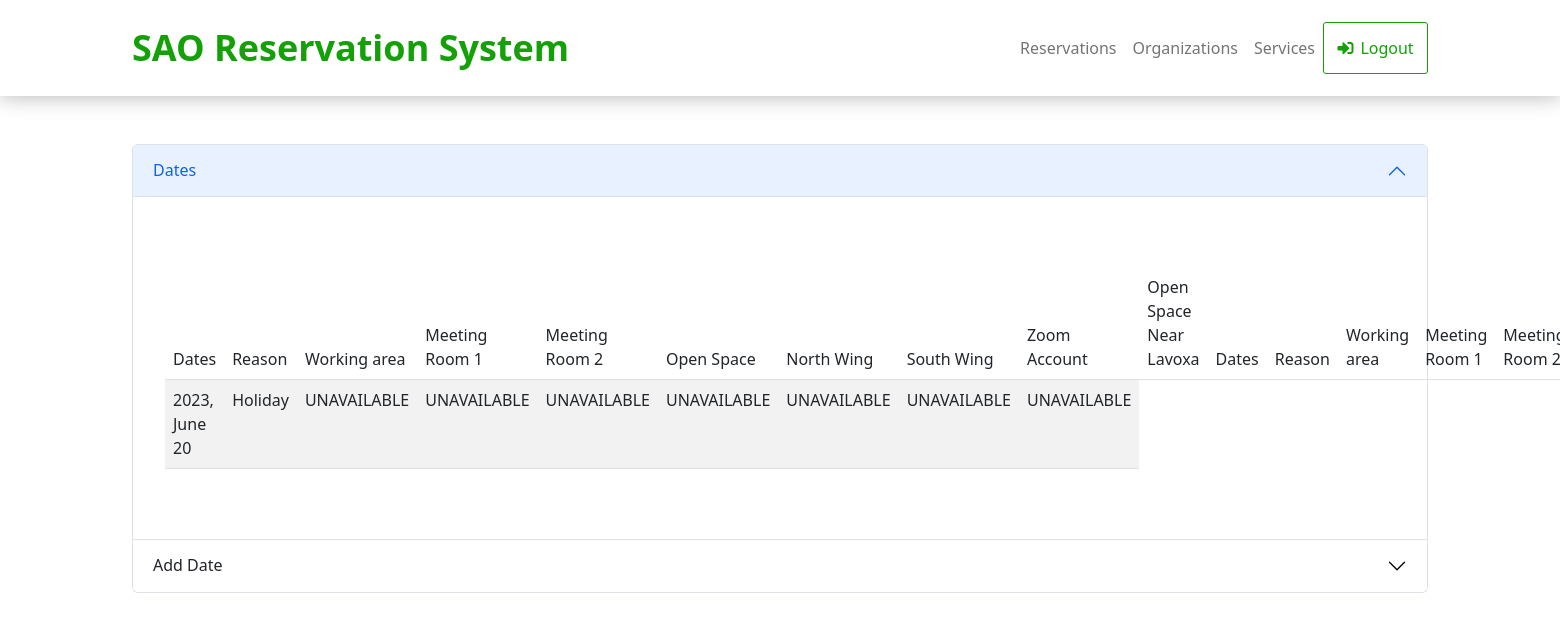
Page /admin/dates.php (signed in) on the committed database.
### tables this page shows
CREATE TABLE `dates` (
  `Dates` date NOT NULL,
  `Reason` varchar(50) NOT NULL,
  `Working area` varchar(20) NOT NULL DEFAULT 'AVAILABLE',
  `Meeting Room 1` varchar(20) NOT NULL DEFAULT 'AVAILABLE',
  `Meeting Room 2` varchar(20) NOT NULL DEFAULT 'AVAILABLE',
  `Open Space Near Lavoxa` varchar(20) NOT NULL DEFAULT 'AVAILABLE',
  `North Wing` varchar(20) NOT NULL DEFAULT 'AVAILABLE',
  `South Wing` varchar(20) NOT NULL DEFAULT 'AVAILABLE',
  `Zoom Account` varchar(20) DEFAULT 'AVAILABLE'
);

### admin/dates.php (the view, shortened to what this page needs)
<!doctype html>
<html lang="en">
<head>
    <link href="https://cdn.jsdelivr.net/npm/bootstrap@5.3.0-alpha3/dist/css/bootstrap.min.css" rel="stylesheet">
    <link href="https://cdnjs.cloudflare.com/ajax/libs/twitter-bootstrap/5.2.0/css/bootstrap.min.css" rel="stylesheet">
    <link href="https://cdn.datatables.net/1.13.4/css/dataTables.bootstrap5.min.css" rel="stylesheet">
    <link rel="stylesheet" href="../assets/fonts/fontawesome-all.min.css">
    <link rel="stylesheet" href="../assets/fonts/font-awesome.min.css">
    <link rel="stylesheet" href="../assets/fonts/fontawesome5-overrides.min.css">
    <link rel="stylesheet" href="../assets/css/Dark-footer-with-social-media-icons.css">
    <link rel="stylesheet" href="../assets/css/Footer-with-social-media-icons.css">
    <link rel="stylesheet" href="../assets/css/Hero-Carousel-images.css">
    <link rel="stylesheet" href="../assets/css/Navbar-Right-Links-icons.css">
    <link rel="stylesheet" href="../assets/css/style1.css">
</head>
<body>
    <nav class="navbar navbar-light navbar-expand-md py-3" style="border-bottom-color: rgb(14,15,16);box-shadow: 0px 1px 20px rgb(183,183,183);">
        <div class="container"><a class="navbar-brand d-flex align-items-center" style="color: rgb(19,161,7);font-size: 36px;font-weight: bold;"><span style="color: rgb(19, 161, 7);">SAO Reservation System</span></a>
            <div class="collapse navbar-collapse" id="navcol-2">
                <ul class="navbar-nav ms-auto nav-pills">
                    <li class="nav-item"><a class="nav-link" href="index.php">Reservations</a></li>
                    <li class="nav-item"><a class="nav-link" href="orgs.php">Organizations</a></li>
                    <li class="nav-item"><a class="nav-link" href="services.php">Services</a></li>
                </ul><a href="logout.php" style="color: rgb(19,161,7);border-width: 1px;border-style: solid;border-radius: 3px;padding: 13px;width: 105px;text-align: center;"><i class="fas fa-sign-in-alt" style="margin-right: 7px;"></i>Logout</a>
            </div>
        </div>
    </nav>
    <div class="container py-5">
        <div class="accordion" id="accordionPanelsStayOpenExample">
            <div class="accordion-item">
                <h2 class="accordion-header">
                <button class="accordion-button" type="button" data-bs-toggle="collapse" data-bs-target="#panelsStayOpen-collapseOne" aria-expanded="true" aria-controls="panelsStayOpen-collapseOne">
                    Dates
                </button>
                </h2>
                <div id="panelsStayOpen-collapseOne" class="accordion-collapse collapse show">
                <div class="accordion-body">
                <div class="container py-5">
                    <table id="table" class="table table-striped" style="width:100%">
                        <thead>
                            <tr>
                                <?php
                                require_once('../connection.php');
                                $sql = "SELECT COLUMN_NAME FROM INFORMATION_SCHEMA.COLUMNS WHERE TABLE_NAME = 'dates'";
                                $result = mysqli_query($con,$sql);
                                while ($row = $result -> fetch_array(MYSQLI_ASSOC)) {
                                    echo "<td>" . $row['COLUMN_NAME'] . "</td>";
                                }
                                ?>
                            </tr>
                        </thead>
                        <tbody>
                            <?php
                            $sql = "SELECT * FROM dates";
                            $results = mysqli_query($con, $sql);
                            while ($row = $results->fetch_array(MYSQLI_ASSOC)) {
                                echo "<tr>";
                                $count = true;
                                foreach ($row as $column) {
                                    if ($count == true) {
                                        $count = false;
                                        echo "<td>" . date('Y, F j', strtotime($column)) . "</td>";
                                        continue;
                                    } else {
                                        echo "<td>" . $column . "</td>";
                                    }
                                }
                                echo "</tr>";
                            }
                            ?>
                        </tbody>
                    </table>
                    </div>
                </div>
                </div>
            </div>
            <div class="accordion-item">
                <h2 class="accordion-header">
                <button class="accordion-button collapsed" type="button" data-bs-toggle="collapse" data-bs-target="#panelsStayOpen-collapseTwo" aria-expanded="false" aria-controls="panelsStayOpen-collapseTwo">
                    Add Date
                </button>
                </h2>
            </div>
        </div>
    </div>
</body>
</html>

### rows in the picture
dates: Dates "2023, June 20", Reason "Holiday", column "UNAVAILABLE"

### other values in the picture
$row['COLUMN_NAME'] "Dates"
$row['COLUMN_NAME'] "Reason"
$row['COLUMN_NAME'] "Working area"
$row['COLUMN_NAME'] "Meeting Room 1"
$row['COLUMN_NAME'] "Meeting Room 2"
$row['COLUMN_NAME'] "Open Space"
$row['COLUMN_NAME'] "North Wing"
$row['COLUMN_NAME'] "South Wing"
$row['COLUMN_NAME'] "Zoom Account"
$row['COLUMN_NAME'] "Open Space Near Lavoxa"
